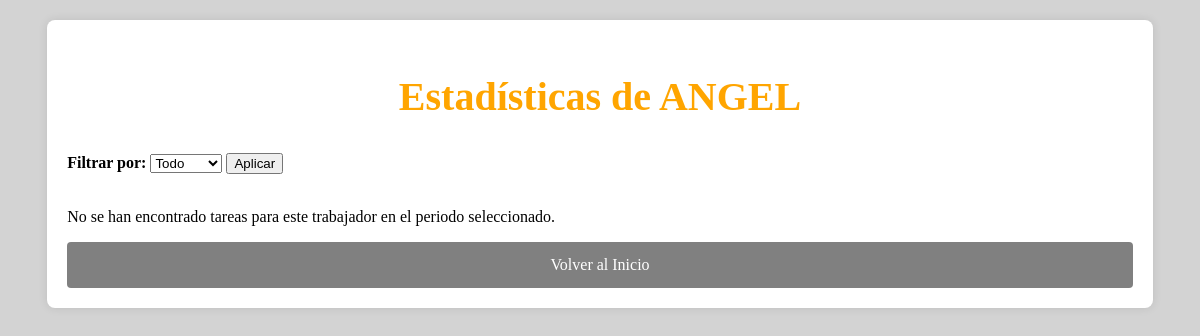
Page /estadisticas_trabajador/1002/ on the earlier database version.
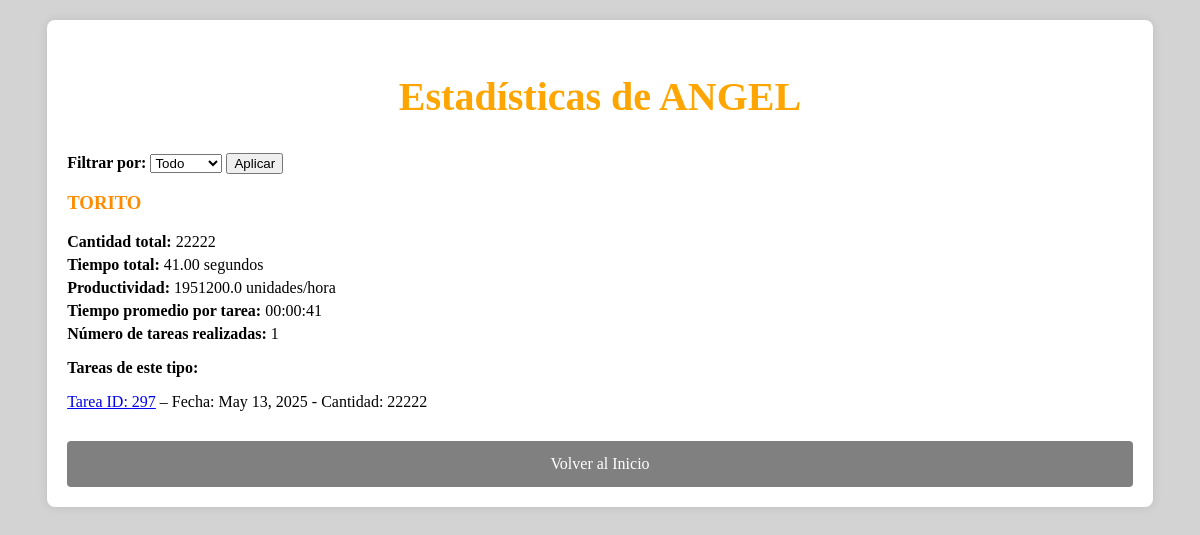
Same page on the later database version.
### pda/models.py (models this page shows, shortened)
class TipoTarea(models.Model):
    cod_tarea=models.TextField(null=True,blank=True)
    nombre=models.TextField(null=True,blank=True)

class Patio(models.Model):
    fecha = models.DateField(verbose_name='Fecha', null=True, blank=True)
    horaInicio = models.TimeField(verbose_name='H.Inicio', null=True, blank=True)
    horaFin = models.TimeField(verbose_name='H.Fin', null=True, blank=True)
    idTipTarea = models.IntegerField(verbose_name='Tip.Tarea', null=True, blank=True)
    idOper1 = models.IntegerField(verbose_name='Op.1', null=True, blank=True)
    idOper2 = models.IntegerField(verbose_name='Op.2', null=True, blank=True)
    cantidad = models.IntegerField(verbose_name='Cantidad', null=True, blank=True)

### pda/views.py (the view)
# urls.py: path('estadisticas_trabajador/<int:trabajador_id>/',estadisticas_trabajador,name='estadisticas_trabajador'),
def estadisticas_trabajador(request, trabajador_id):
    trabajador = get_object_or_404(Trabajador, id=trabajador_id)
    tareas = Patio.objects.filter(Q(idOper1=trabajador_id) | Q(idOper2=trabajador_id))
    periodo = request.GET.get('periodo')
    hoy = date.today()
    cantidadTotal = 0
    tiempoTotalSegundos = 0
    productividad = 0
    numTareas = 0
    tiempoPromedio = "00:00:00"
    estadisticas_por_tipo = defaultdict(lambda: {
        'cantidad': 0,
        'tiempo_total': 0,
        'num_tareas': 0,
        'tareas': []
    })
    if periodo == 'dia':
        tareas = tareas.filter(fecha=hoy)
    elif periodo == 'semana':
        inicio_semana = hoy - timedelta(days=hoy.weekday())  # Primer día de la semana
        tareas = tareas.filter(fecha__gte=inicio_semana, fecha__lte=hoy)
    elif periodo == 'mes':
        tareas = tareas.filter(fecha__month=hoy.month, fecha__year=hoy.year)
    elif periodo == 'todo':
        pass  # No filtra, usa todas las tareas
    for tarea in tareas:
        if tarea.horaInicio and tarea.horaFin and tarea.idTipTarea is not None:
            try:
                tipo_tarea = TipoTarea.objects.get(id=tarea.idTipTarea)
                nombre_tarea = tipo_tarea.nombre
            except TipoTarea.DoesNotExist:
                nombre_tarea = f"Tarea ID {tarea.idTipTarea}"
            fecha = tarea.fecha
            hora_inicio = datetime.combine(fecha, tarea.horaInicio)
            hora_fin = datetime.combine(fecha, tarea.horaFin)
            tiempo_segundos = (hora_fin - hora_inicio).total_seconds()
            estadisticas_por_tipo[nombre_tarea]['cantidad'] += tarea.cantidad or 0
            estadisticas_por_tipo[nombre_tarea]['tiempo_total'] += tiempo_segundos
            estadisticas_por_tipo[nombre_tarea]['num_tareas'] += 1
            estadisticas_por_tipo[nombre_tarea]['tareas'].append(tarea)
    for nombre_tarea, datos in estadisticas_por_tipo.items():
        tiempo_total = datos['tiempo_total']
        num_tareas = datos['num_tareas']
        cantidad = datos['cantidad']
        if tiempo_total > 0:
            datos['productividad'] = round(cantidad / (tiempo_total / 3600), 2)
        else:
            datos['productividad'] = 0
        if num_tareas > 0:
            tiempo_promedio = tiempo_total / num_tareas
            h = int(tiempo_promedio // 3600)
            m = int((tiempo_promedio % 3600) // 60)
            s = int(tiempo_promedio % 60)
            datos['tiempo_promedio'] = f"{h:02d}:{m:02d}:{s:02d}"
        else:
            datos['tiempo_promedio'] = "00:00:00"
    return render(request, 'estadisticas_trabajador.html', {
        'trabajador': trabajador,
        'tareas': tareas,
        'estadisticas_por_tipo': dict(estadisticas_por_tipo),
        'periodo': periodo,
    })

### templates/estadisticas_trabajador.html (shortened to what this page needs)
<!DOCTYPE html>
<html lang="es">
<head>
</head>
<body>
    <div class="container">
        <div class="form-container">
            <h2>Estadísticas de {{ trabajador.nombre }}</h2>
            <form method="get">
                <label for="periodo"><strong>Filtrar por:</strong></label>
                <select name="periodo" id="periodo">
                    <option value="todo" {% if periodo == 'todo' %}selected{% endif %}>Todo</option>
                </select>
                <button type="submit">Aplicar</button>
            </form>
            <br>
            {% for tipo_tarea, datos in estadisticas_por_tipo.items %}
                <div class="stats-item">
                    <h3>{{ tipo_tarea }}</h3>
                    <ul>
                        <li><strong>Cantidad total:</strong> {{ datos.cantidad }}</li>
                        <li><strong>Tiempo total:</strong> {{ datos.tiempo_total|floatformat:2 }} segundos</li>
                        <li><strong>Productividad:</strong> {{ datos.productividad }} unidades/hora</li>
                        <li><strong>Tiempo promedio por tarea:</strong> {{ datos.tiempo_promedio }}</li>
                        <li><strong>Número de tareas realizadas:</strong> {{ datos.num_tareas }}</li>
                    </ul>
                    {% if datos.tareas %}
                        <p><strong>Tareas de este tipo:</strong></p>
                        <ul>
                            {% for tarea in datos.tareas %}
                                <li>
                                    <a href="{% url 'detalle_tarea' tarea.id %}">Tarea ID: {{ tarea.id }}</a> –
                                    Fecha: {{ tarea.fecha }} -
                                    Cantidad: {{ tarea.cantidad }}
                                </li>
                            {% endfor %}
                        </ul>
                    {% else %}
                        <p>No hay tareas de este tipo.</p>
                    {% endif %}
                </div>
            {% empty %}
                <p>No se han encontrado tareas para este trabajador en el periodo seleccionado.</p>
            {% endfor %}
            <a class="aEnlac" href="/paginaInicial/">Volver al Inicio</a>
        </div>
    </div>
</body>
</html>

Differences in the rows shown:
now on this page (row unchanged): TipoTarea: estadisticas_por_tipo "TORITO"
added Patio: id "297", fecha "May 13, 2025", cantidad "22222"
Other differences:
new list line: "Cantidad total: 22222 Tiempo total: 41.00 segundos Productividad: 1951200.0 unidades/hora Tiempo promedio por tarea: 00:00:41 Número de tareas realizadas: 1 Tareas de este tipo:"
text no longer shown: "No se han encontrado tareas para este trabajador en el periodo seleccionado."
